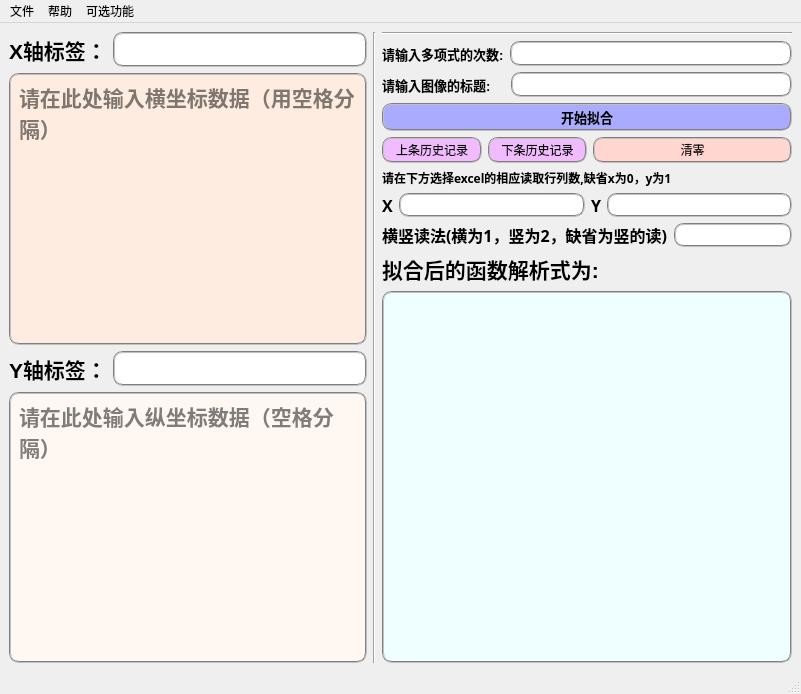
<?xml version="1.0" encoding="UTF-8"?>
<ui version="4.0">
 <class>MainWindow</class>
 <widget class="QMainWindow" name="MainWindow">
  <property name="geometry">
   <rect>
    <x>0</x>
    <y>0</y>
    <width>801</width>
    <height>694</height>
   </rect>
  </property>
  <property name="windowTitle">
   <string>多项式拟合模式 </string>
  </property>
  <widget class="QWidget" name="centralwidget">
   <layout class="QHBoxLayout" name="horizontalLayout_4">
    <item>
     <layout class="QVBoxLayout" name="verticalLayout_2" stretch="1,7,1,7">
      <item>
       <layout class="QHBoxLayout" name="horizontalLayout">
        <item>
         <widget class="QLabel" name="label_2">
          <property name="font">
           <font>
            <family>Arial</family>
            <pointsize>16</pointsize>
            <weight>75</weight>
            <bold>true</bold>
           </font>
          </property>
          <property name="text">
           <string>X轴标签：</string>
          </property>
         </widget>
        </item>
        <item>
         <widget class="QLineEdit" name="xlabel">
          <property name="font">
           <font>
            <family>Arial</family>
            <pointsize>16</pointsize>
            <weight>75</weight>
            <bold>true</bold>
           </font>
          </property>
          <property name="styleSheet">
           <string notr="true">border:2px groove gray;border-radius:10px;padding:2px 4px;</string>
          </property>
         </widget>
        </item>
       </layout>
      </item>
      <item>
       <widget class="QTextEdit" name="xinput">
        <property name="font">
         <font>
          <family>Arial</family>
          <pointsize>16</pointsize>
          <weight>75</weight>
          <bold>true</bold>
         </font>
        </property>
        <property name="styleSheet">
         <string notr="true">background-color: rgb(255, 236, 225);
border:2px groove gray;border-radius:10px;padding:2px 4px;</string>
        </property>
        <property name="placeholderText">
         <string>请在此处输入横坐标数据（用空格分隔）</string>
        </property>
       </widget>
      </item>
      <item>
       <layout class="QHBoxLayout" name="horizontalLayout_3">
        <item>
         <widget class="QLabel" name="label_4">
          <property name="font">
           <font>
            <family>Arial</family>
            <pointsize>16</pointsize>
            <weight>75</weight>
            <bold>true</bold>
           </font>
          </property>
          <property name="text">
           <string>Y轴标签：</string>
          </property>
         </widget>
        </item>
        <item>
         <widget class="QLineEdit" name="ylabel">
          <property name="font">
           <font>
            <family>Arial</family>
            <pointsize>16</pointsize>
            <weight>75</weight>
            <bold>true</bold>
           </font>
          </property>
          <property name="styleSheet">
           <string notr="true">border:2px groove gray;border-radius:10px;padding:2px 4px;</string>
          </property>
         </widget>
        </item>
       </layout>
      </item>
      <item>
       <widget class="QTextEdit" name="yinput">
        <property name="font">
         <font>
          <family>Arial</family>
          <pointsize>16</pointsize>
          <weight>75</weight>
          <bold>true</bold>
         </font>
        </property>
        <property name="styleSheet">
         <string notr="true">background-color: rgb(255, 248, 242);
border:2px groove gray;border-radius:10px;padding:2px 4px;</string>
        </property>
        <property name="placeholderText">
         <string>请在此处输入纵坐标数据（空格分隔）</string>
        </property>
       </widget>
      </item>
     </layout>
    </item>
    <item>
     <widget class="Line" name="line_3">
      <property name="orientation">
       <enum>Qt::Vertical</enum>
      </property>
     </widget>
    </item>
    <item>
     <layout class="QVBoxLayout" name="verticalLayout" stretch="0,0,0,0,0,0,0,0,0,0,0,5">
      <item>
       <widget class="Line" name="line_2">
        <property name="orientation">
         <enum>Qt::Horizontal</enum>
        </property>
       </widget>
      </item>
      <item>
       <layout class="QHBoxLayout" name="horizontalLayout_2" stretch="1,5">
        <item>
         <widget class="QLabel" name="powerlabel">
          <property name="font">
           <font>
            <family>Arial</family>
            <pointsize>10</pointsize>
            <weight>75</weight>
            <bold>true</bold>
           </font>
          </property>
          <property name="text">
           <string>请输入多项式的次数:</string>
          </property>
         </widget>
        </item>
        <item>
         <widget class="QLineEdit" name="power">
          <property name="font">
           <font>
            <family>Arial</family>
            <pointsize>10</pointsize>
            <weight>75</weight>
            <bold>true</bold>
           </font>
          </property>
          <property name="styleSheet">
           <string notr="true">border:2px groove gray;border-radius:10px;padding:2px 4px;</string>
          </property>
         </widget>
        </item>
       </layout>
      </item>
      <item>
       <layout class="QHBoxLayout" name="horizontalLayout_5" stretch="1,5">
        <item>
         <widget class="QLabel" name="label">
          <property name="font">
           <font>
            <family>Arial</family>
            <pointsize>10</pointsize>
            <weight>75</weight>
            <bold>true</bold>
           </font>
          </property>
          <property name="text">
           <string>请输入图像的标题:    </string>
          </property>
         </widget>
        </item>
        <item>
         <widget class="QLineEdit" name="title">
          <property name="font">
           <font>
            <family>Arial</family>
            <pointsize>10</pointsize>
            <weight>75</weight>
            <bold>true</bold>
           </font>
          </property>
          <property name="styleSheet">
           <string notr="true">border:2px groove gray;border-radius:10px;padding:2px 4px;</string>
          </property>
         </widget>
        </item>
       </layout>
      </item>
      <item>
       <widget class="QPushButton" name="fitbtn">
        <property name="font">
         <font>
          <family>Arial</family>
          <pointsize>10</pointsize>
          <weight>75</weight>
          <bold>true</bold>
         </font>
        </property>
        <property name="cursor">
         <cursorShape>PointingHandCursor</cursorShape>
        </property>
        <property name="styleSheet">
         <string notr="true">background-color: rgb(170, 170, 255);
border:2px groove gray;border-radius:10px;padding:2px 4px;</string>
        </property>
        <property name="text">
         <string>开始拟合</string>
        </property>
       </widget>
      </item>
      <item>
       <layout class="QHBoxLayout" name="horizontalLayout_6"/>
      </item>
      <item>
       <layout class="QHBoxLayout" name="horizontalLayout_7" stretch="1,1,2">
        <item>
         <widget class="QPushButton" name="hisupbtn">
          <property name="cursor">
           <cursorShape>PointingHandCursor</cursorShape>
          </property>
          <property name="styleSheet">
           <string notr="true">background-color: rgb(241, 188, 255);
border:2px groove gray;border-radius:10px;padding:2px 4px;</string>
          </property>
          <property name="text">
           <string>上条历史记录</string>
          </property>
         </widget>
        </item>
        <item>
         <widget class="QPushButton" name="hisdownbtn">
          <property name="cursor">
           <cursorShape>PointingHandCursor</cursorShape>
          </property>
          <property name="styleSheet">
           <string notr="true">background-color: rgb(241, 188, 255);
border:2px groove gray;border-radius:10px;padding:2px 4px;</string>
          </property>
          <property name="text">
           <string>下条历史记录</string>
          </property>
         </widget>
        </item>
        <item>
         <widget class="QPushButton" name="clearbtn">
          <property name="cursor">
           <cursorShape>PointingHandCursor</cursorShape>
          </property>
          <property name="styleSheet">
           <string notr="true">background-color: rgb(255, 214, 208);
border:2px groove gray;border-radius:10px;padding:2px 4px;</string>
          </property>
          <property name="text">
           <string>清零</string>
          </property>
         </widget>
        </item>
       </layout>
      </item>
      <item>
       <widget class="QLabel" name="label_5">
        <property name="font">
         <font>
          <family>Adobe Devanagari</family>
          <weight>75</weight>
          <bold>true</bold>
         </font>
        </property>
        <property name="text">
         <string>请在下方选择excel的相应读取行列数,缺省x为0，y为1</string>
        </property>
       </widget>
      </item>
      <item>
       <layout class="QHBoxLayout" name="excelmodeinput">
        <item>
         <widget class="QLabel" name="xlinelabel">
          <property name="font">
           <font>
            <family>Adobe Devanagari</family>
            <pointsize>12</pointsize>
            <weight>75</weight>
            <bold>true</bold>
           </font>
          </property>
          <property name="text">
           <string>X</string>
          </property>
         </widget>
        </item>
        <item>
         <widget class="QLineEdit" name="excelxinput">
          <property name="styleSheet">
           <string notr="true">border:2px groove gray;border-radius:10px;padding:2px 4px;</string>
          </property>
         </widget>
        </item>
        <item>
         <widget class="QLabel" name="ylinelabel">
          <property name="font">
           <font>
            <family>Adobe Devanagari</family>
            <pointsize>12</pointsize>
            <weight>75</weight>
            <bold>true</bold>
           </font>
          </property>
          <property name="text">
           <string>Y</string>
          </property>
         </widget>
        </item>
        <item>
         <widget class="QLineEdit" name="excelyinput">
          <property name="styleSheet">
           <string notr="true">border:2px groove gray;border-radius:10px;padding:2px 4px;</string>
          </property>
         </widget>
        </item>
       </layout>
      </item>
      <item>
       <layout class="QHBoxLayout" name="eceldiy"/>
      </item>
      <item>
       <layout class="QHBoxLayout" name="horizontalLayout_8">
        <item>
         <widget class="QLabel" name="label_6">
          <property name="font">
           <font>
            <family>Adobe Devanagari</family>
            <pointsize>12</pointsize>
            <weight>75</weight>
            <bold>true</bold>
           </font>
          </property>
          <property name="text">
           <string>横竖读法(横为1，竖为2，缺省为竖的读)</string>
          </property>
         </widget>
        </item>
        <item>
         <widget class="QLineEdit" name="methodinput">
          <property name="styleSheet">
           <string notr="true">border:2px groove gray;border-radius:10px;padding:2px 4px;</string>
          </property>
         </widget>
        </item>
       </layout>
      </item>
      <item>
       <widget class="QLabel" name="label_3">
        <property name="font">
         <font>
          <family>Arial</family>
          <pointsize>16</pointsize>
          <weight>75</weight>
          <bold>true</bold>
         </font>
        </property>
        <property name="text">
         <string>拟合后的函数解析式为:</string>
        </property>
       </widget>
      </item>
      <item>
       <widget class="QTextBrowser" name="expressionoutput">
        <property name="font">
         <font>
          <family>Arial</family>
          <pointsize>16</pointsize>
          <weight>75</weight>
          <bold>true</bold>
         </font>
        </property>
        <property name="styleSheet">
         <string notr="true">background-color: rgb(239, 255, 255);
border:2px groove gray;border-radius:10px;padding:2px 4px;
</string>
        </property>
       </widget>
      </item>
     </layout>
    </item>
   </layout>
  </widget>
  <widget class="QMenuBar" name="menubar">
   <property name="geometry">
    <rect>
     <x>0</x>
     <y>0</y>
     <width>801</width>
     <height>22</height>
    </rect>
   </property>
   <widget class="QMenu" name="menu">
    <property name="title">
     <string>文件</string>
    </property>
    <addaction name="txtfile"/>
    <addaction name="excelfile"/>
   </widget>
   <widget class="QMenu" name="menu_2">
    <property name="title">
     <string>帮助</string>
    </property>
    <addaction name="helpdocu"/>
    <addaction name="updatedocu"/>
   </widget>
   <widget class="QMenu" name="menu_3">
    <property name="title">
     <string>可选功能</string>
    </property>
    <addaction name="grid"/>
    <addaction name="data_label"/>
   </widget>
   <addaction name="menu"/>
   <addaction name="menu_2"/>
   <addaction name="menu_3"/>
  </widget>
  <widget class="QStatusBar" name="statusbar"/>
  <action name="txtfile">
   <property name="text">
    <string>打开文本文件</string>
   </property>
  </action>
  <action name="excelfile">
   <property name="text">
    <string>打开Excel文件</string>
   </property>
  </action>
  <action name="helpdocu">
   <property name="text">
    <string>使用说明</string>
   </property>
  </action>
  <action name="updatedocu">
   <property name="text">
    <string>更新日志</string>
   </property>
  </action>
  <action name="grid">
   <property name="checkable">
    <bool>true</bool>
   </property>
   <property name="text">
    <string>网格线</string>
   </property>
  </action>
  <action name="data_label">
   <property name="checkable">
    <bool>true</bool>
   </property>
   <property name="text">
    <string>数据标签</string>
   </property>
  </action>
 </widget>
 <resources/>
 <connections/>
</ui>
